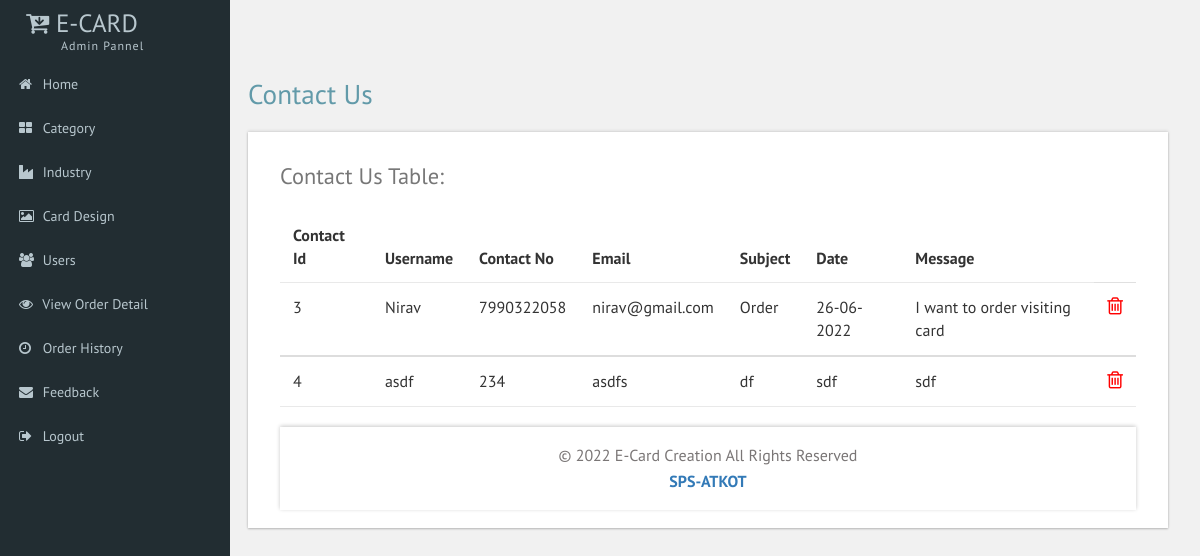
The page /ContactUs.php (signed in) on the database its author committed.
### tables this page shows
CREATE TABLE `contact_us` (
  `Contact_id` int(5) NOT NULL,
  `Username` text NOT NULL,
  `Contact` bigint(10) NOT NULL,
  `Email` varchar(150) NOT NULL,
  `Subject` text NOT NULL,
  `Contact_Date` text NOT NULL,
  `Message` text NOT NULL
);

### web/ContactUs.php (the view, shortened to what this page needs)
		<?php
include "Header.php";
?>
<div class="main grid">
<div class="social grid">
<div class="grid-info">
		<div id="page-wrapper">
			<div class="main-page">
				<div class="tables">
					<h3 class="title1">Contact Us</h3>
					<div class="panel-body widget-shadow">
						<h4>Contact Us Table:</h4>
						<table class="table">
							<thead>
								<tr>
								  <th>Contact Id</th>
								  <th>Username</th>
								  <th>Contact No</th>
								  <th>Email</th>
								  <th>Subject</th>
								  <th>Date</th>
								  <th>Message</th>
								</tr>
<?php
include "Connection.php";
$query="SELECT * FROM contact_us";
$c=mysqli_query($con,$query);
while($row=mysqli_fetch_array($c))
{
	?>
<tbody>
	<tr>
		<td><?php echo $row['Contact_id'];?></td>
		<td><?php echo $row['Username'];?></td>
		<td><?php echo $row['Contact'];?></td>
		<td><?php echo $row['Email'];?></td>
		<td><?php echo $row['Subject'];?></td>
		<td><?php echo $row['Contact_Date'];?></td>
		<td><?php echo $row['Message'];?></td>
		<td>
			<a class="dropdown-item" onclick="return confirm('Are you sure you want to delete this record');" href="ContactUsDelete.php?id=<?php echo $row['Contact_id'];?>"><i style="font-size:20px; color:red" class="fa fa-trash-o" aria-hidden="true"></i></a>
		</td>
	</tr>
</tbody>
	<?php
}
?>
</table>
<?php
include "Footer.php";
?>

### web/css/custom.css (style rules this page uses)
#page-wrapper { padding:5em 2em 2.5em; background-color: #F1F1F1; }

### rows shown on the page
contact_us: Contact_id "3", Username "Nirav", Contact "7990322058", Email "nirav@gmail.com", Subject "Order", Contact_Date "26-06-2022", Message "I want to order visiting card"
contact_us: Contact_id "4", Username "asdf", Contact "234", Email "asdfs", Subject "df", Contact_Date "sdf", Message "sdf"
